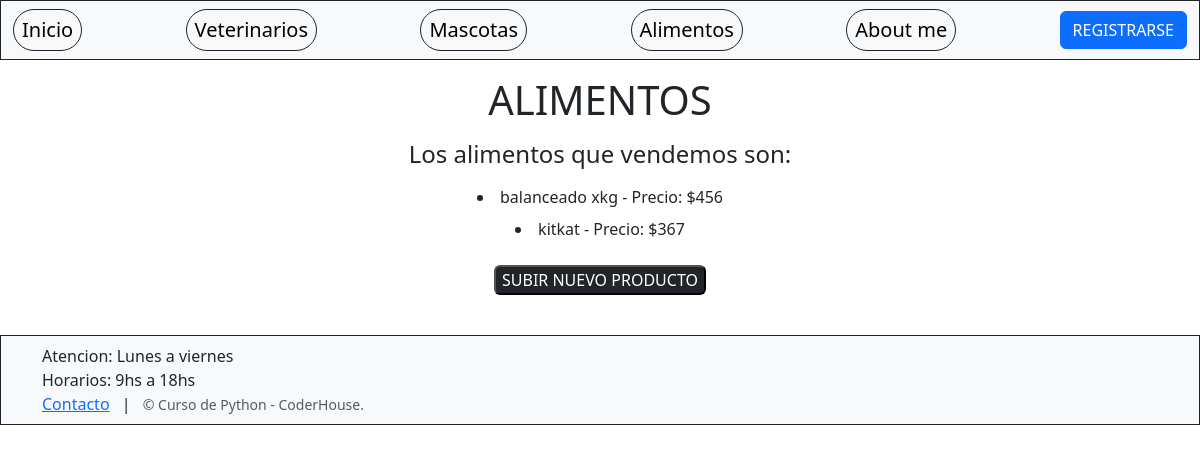
Before: /AppCoder/alimentos with the older database file.
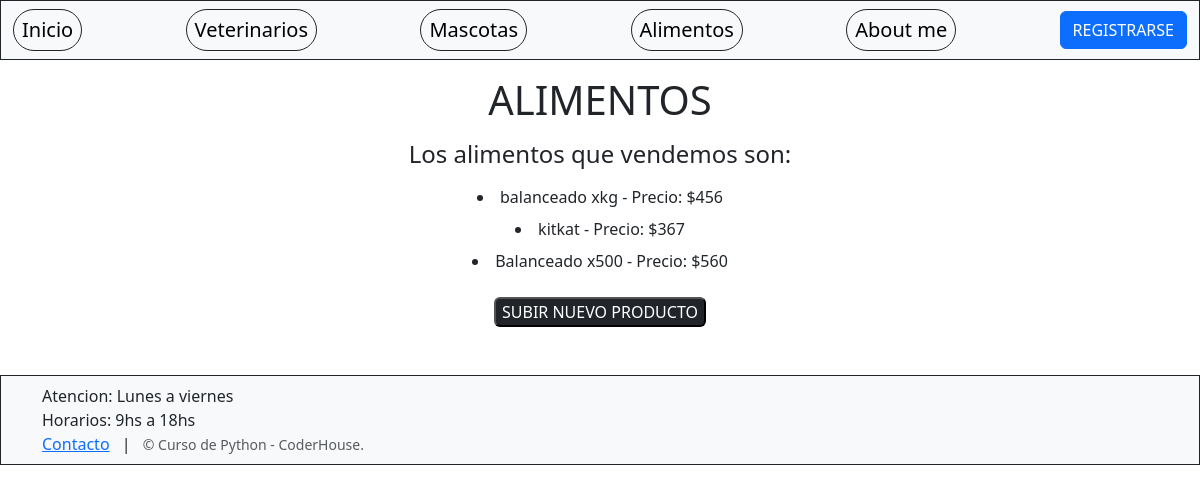
After: the same page with the newer database file.
### AppCoder/models.py (models this page shows)
class Alimentos(models.Model):
    animal= models.CharField(max_length=30)
    nombre= models.CharField(max_length=30)
    precio= models.IntegerField()
    def __str__(self):
        return f"{self.nombre} - Precio: ${self.precio}"  #como va a aparecer en admin

### AppCoder/views.py (the view)
# urls.py: path('alimentos', views.leerAlimentos, name="Alimentos"),
def leerAlimentos(request):
    alimento = Alimentos.objects.all()
    contexto = {"alimentos": alimento}
    return render(request, "AppCoder/alimentos.html", contexto)

### AppCoder/templates/AppCoder/alimentos.html
{% extends 'AppCoder/padre.html' %}
{% load static %}
{% block contenidoQueCambia %}
    <div class="text-center">
        <h1 class="my-3">ALIMENTOS</h1>
        <h4> Los alimentos que vendemos son: </h4>
        {% for x in alimentos %}
            <div class="py-2">
                <li>{{x}}</li>
            <div>
        {% endfor %}
    </div>
    <div class="text-center py-4">
        <button class="rounded bg-dark"><a href="{% url 'AlimentosForm' %}" class=" text-white text-decoration-none" >SUBIR NUEVO PRODUCTO</a></button>
    </div>
{% endblock %}

Changed rows visible on the page:
added Alimentos: nombre+precio "Balanceado x500 - Precio: $560"
